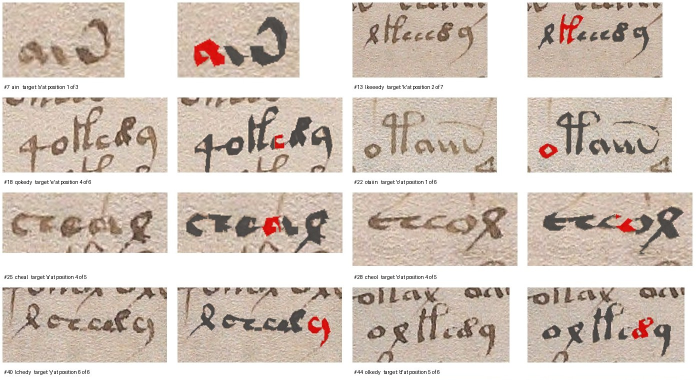
#> input picture experiments/image_overlay_20261121/step2/spotcheck_1.jpg, 1400 x 760 px, given in place of spotcheck_1.jpg.jpg, which was not available (shown at 1/2 size)
$ python -i s4_peak_check.py   (imports and definitions only)
#> lines starting #> are read from the running program, lines starting #| are printed output that depends on the picture
"""Stage 4: G2b peak-location instrument (see RESULTS pre-registration).
Usage: python3 -I s4_peak_check.py <dl_dir> <out_dir> [long_px=1000]
Writes out/s4_peak.pkl, out/g2b_peak_by_folio.csv
"""
import csv, json, os, pickle, sys
import numpy as np
from PIL import Image, ImageFilter

DL, OUT = sys.argv[1], sys.argv[2]
LONG = int(sys.argv[3]) if len(sys.argv) > 3 else 1000
R = 16
# [4 lines not run here, left out]
IMG = os.path.join(DL, "img%d" % LONG)

def integral(sid):
#> called with sid = '../step2/spotcheck_1.jpg'
    im = Image.open(os.path.join(IMG, sid.rsplit("/", 1)[1] + ".jpg")).convert("L")
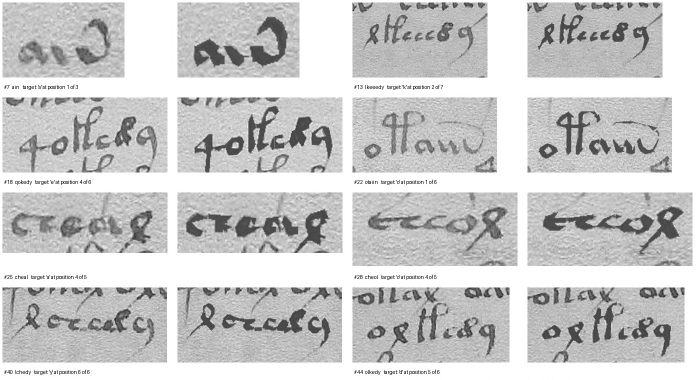
#> im: PIL image 1400x760 L (shown at 1/2 size); min 0, max 255, mean 202.7
    g = np.asarray(im, np.float32)
    bg = np.asarray(im.filter(ImageFilter.GaussianBlur(radius=max(8, LONG // 40))), np.float32)
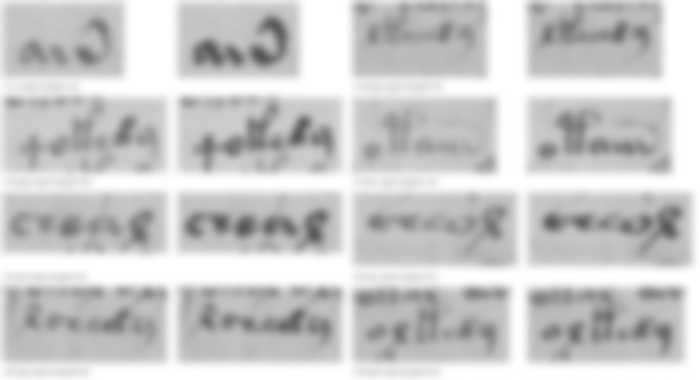
#> bg: shape (760, 1400) float32 (shown at 1/2 size); min 85, max 255, mean 202.8
    d = np.clip(1.0 - g / np.maximum(bg, 1.0), 0, 1)
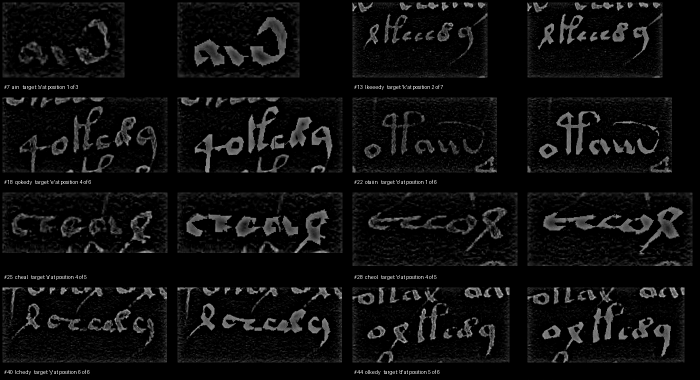
#> d: shape (760, 1400) float32 (shown at 1/2 size); min 0, max 1, mean 0.0527
    ii = np.zeros((d.shape[0] + 1, d.shape[1] + 1), np.float64); ii[1:, 1:] = d.cumsum(0).cumsum(1)
#> after `ii[1:, 1:] = d.cumsum(0).cumsum(1)`:
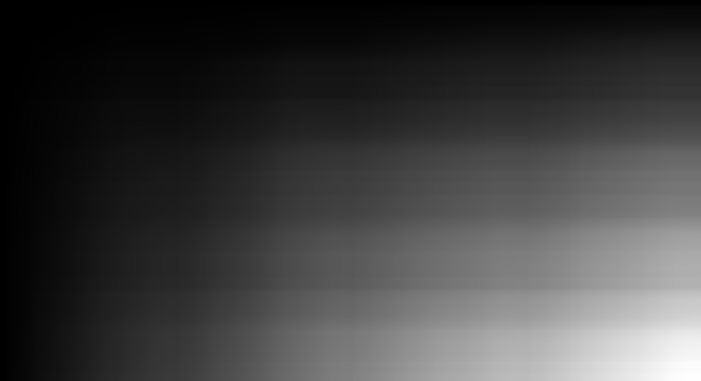
#> ii: shape (761, 1401) float64 (shown at 1/2 size); min 0, max 56025.8, mean 13700.5; drawn with min black and max white
    return ii, d.shape

def surface(ii, shape, b):
    """mean in-box darkness for every integer shift in [-R, R]^2 -> (2R+1, 2R+1) array [dy, dx]."""
    Hh, Ww = shape
    bx0, by0, bx1, by1 = (np.rint(b[:, i]).astype(int) for i in range(4))
    out = np.zeros((2 * R + 1, 2 * R + 1))
    for iy, dy in enumerate(range(-R, R + 1)):
        y0 = np.clip(by0 + dy, 0, Hh); y1 = np.clip(by1 + dy, 0, Hh)
        for ix, dx in enumerate(range(-R, R + 1)):
            x0 = np.clip(bx0 + dx, 0, Ww); x1 = np.clip(bx1 + dx, 0, Ww)
            area = ((x1 - x0) * (y1 - y0)).sum()
            out[iy, ix] = (ii[y1, x1] - ii[y0, x1] - ii[y1, x0] + ii[y0, x0]).sum() / max(area, 1)
    return out

def argmax(s):
    iy, ix = np.unravel_index(np.argmax(s), s.shape)
    return ix - R, iy - R        # (dx, dy)

PLANTS = [(0, 8), (0, -8), (8, 0), (-8, 0), (6, -6)]
res = {}
# [22 lines not run here, left out]

rows = []
# [13 lines not run here, left out]

import collections
rd = [r for r in rows if r["plants_recovered"] >= 4]
# [5 lines not run here, left out]
dx = np.array([r["B_dx"] / r["px_per_legacy"] for r in rd]); dy = np.array([r["B_dy"] / r["px_per_legacy"] for r in rd])
# [4 lines not run here, left out]

>>> result = integral('../step2/spotcheck_1.jpg')

$ run again, on experiments/image_overlay_20261121/step2/spotcheck_4.jpg
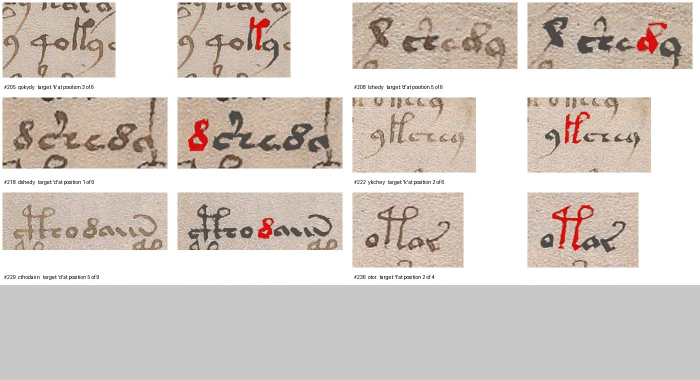
#> input picture experiments/image_overlay_20261121/step2/spotcheck_4.jpg, 1400 x 760 px, given in place of spotcheck_4.jpg.jpg, which was not available (shown at 1/2 size)
#> in integral, `d = np.clip(1.0 - g / np.maximum(bg, 1.0), 0, 1)`:
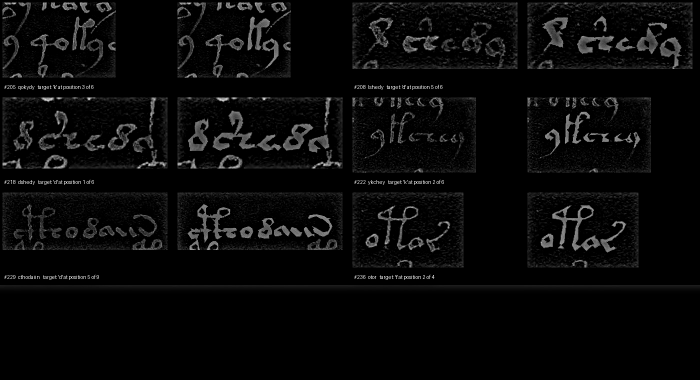
#> d: shape (760, 1400) float32 (shown at 1/2 size); min 0, max 1, mean 0.0371
#> in integral, `ii[1:, 1:] = d.cumsum(0).cumsum(1)`:
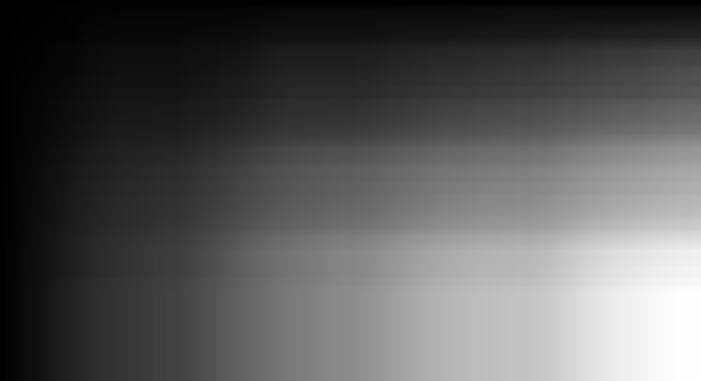
#> ii: shape (761, 1401) float64 (shown at 1/2 size); min 0, max 39512.9, mean 13553.6; drawn with min black and max white
